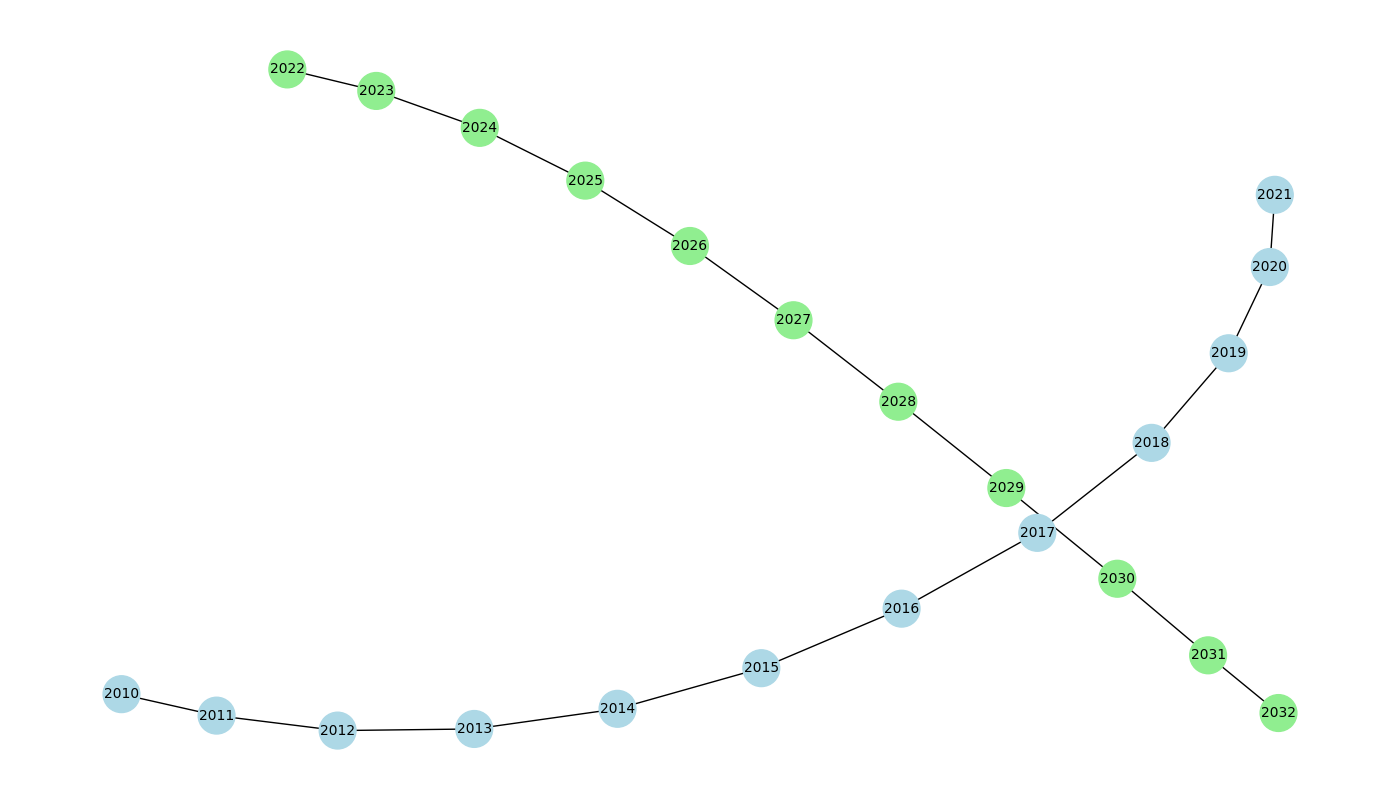

Recreate this plot in Python.
import matplotlib.pyplot as plt
import networkx as nx

nodes_1 = list(range(2010, 2022))
edges_1 = [(2010, 2011), (2011, 2012), (2012, 2013), (2013, 2014), (2014, 2015),
           (2015, 2016), (2016, 2017), (2017, 2018), (2018, 2019), (2019, 2020), (2020, 2021)]

nodes_2 = list(range(2022, 2033))
edges_2 = [(2022, 2023), (2023, 2024), (2024, 2025), (2025, 2026), (2026, 2027),
           (2027, 2028), (2028, 2029), (2029, 2030), (2030, 2031), (2031, 2032)]

G = nx.Graph()
G.add_nodes_from(nodes_1)
G.add_edges_from(edges_1)
G.add_nodes_from(nodes_2)
G.add_edges_from(edges_2)

pos = nx.spring_layout(G)

plt.figure(figsize=(14, 8))
nx.draw(G, pos, with_labels=True, node_size=700,
        node_color=['lightblue' if node in nodes_1 else 'lightgreen' for node in G.nodes()],
        font_size=10)
plt.show()
